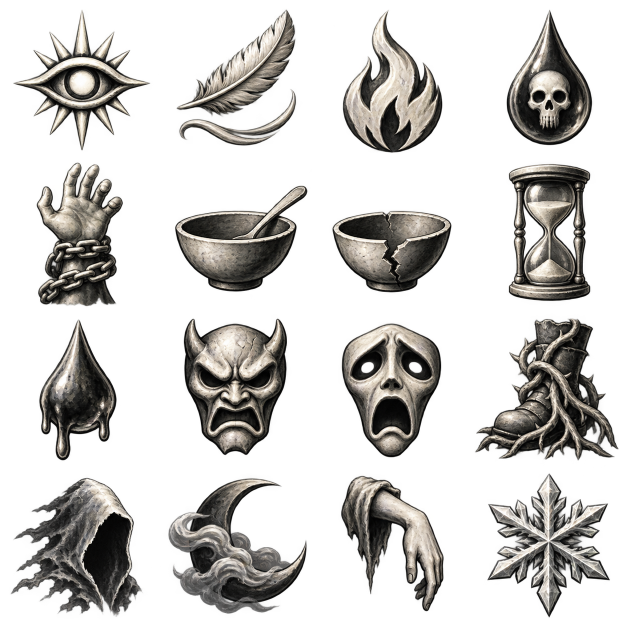
#> input picture tools/painted/sources/status/status-0.png, 1254 x 1254 px (shown at 1/2 size)
$ python -i status.py   (imports and definitions only)
#> lines starting #> are read from the running program, lines starting #| are printed output that depends on the picture
### tools/painted/inventory.py
"""Named inventory replacements packed from reviewed painted source cells.

IDs, art-index remaps and the remaining icons come from the pinned fogfix-era
semantic contract. Only explicitly named replacement pixels can change.
"""
from pathlib import Path
from functools import lru_cache
from io import BytesIO
import hashlib
import json
import subprocess
from PIL import Image, ImageEnhance
import numpy as np
from actors import parts, HEROES

HERE=Path(__file__).resolve().parent
ROOT=HERE.parents[1]
BASE='v1.1.0-painted-world'
SEMANTICS='desktop/src/test/resources/item-semantics.json'
# Chest concepts from the item-only sheet are replaced below with the matching
# mimic source. Other multi-state families retain their complete existing art.
RETAINED={'CHEST','LOCKED_CHEST','CRYSTAL_CHEST','EBONY_CHEST',
          'ARTIFACT_HORN1','ARTIFACT_CHALICE1','ARTIFACT_ROSE1','DART'}


def gutters(alpha, axis):
    projection=(alpha>=16).sum(axis=axis)
    length=len(projection);edges=[0]
    for i in (1,2,3):
        center=round(length*i/4);radius=round(length*.035)
        candidates=range(center-radius,center+radius+1)
        edges.append(min(candidates,key=lambda x:(int(projection[max(0,x-1):x+2].sum()),abs(x-center))))
    return edges+[length]


@lru_cache(None)
def base_file(path):
    return subprocess.check_output(['git','show',BASE+':'+path],cwd=ROOT)


# [105 lines left out: functions panels, icon, build, not called in this run]


def outputs():
    atlas,_,_=build()
    return {'sprites/items.png':atlas}


def semantic_bytes():
    _,semantics,_=build()
    return (json.dumps(semantics,indent=2)+'\n').encode('utf-8')

### tools/painted/status.py
"""Painted status symbols at four texture pixels per logical HUD pixel."""
import re
import numpy as np
from PIL import Image
from pack import HERE, ROOT
from inventory import gutters


def symbols():
    result=[]
    for sheet in range(6):
        source=Image.open(HERE/f'sources/status/status-{sheet}.png').convert('RGBA')
#> source is the input picture: PIL image 1254x1254 RGBA; mean R, G, B, A 40.1, 38.3, 35.5, 83.2
        alpha=np.asarray(source.getchannel('A'))
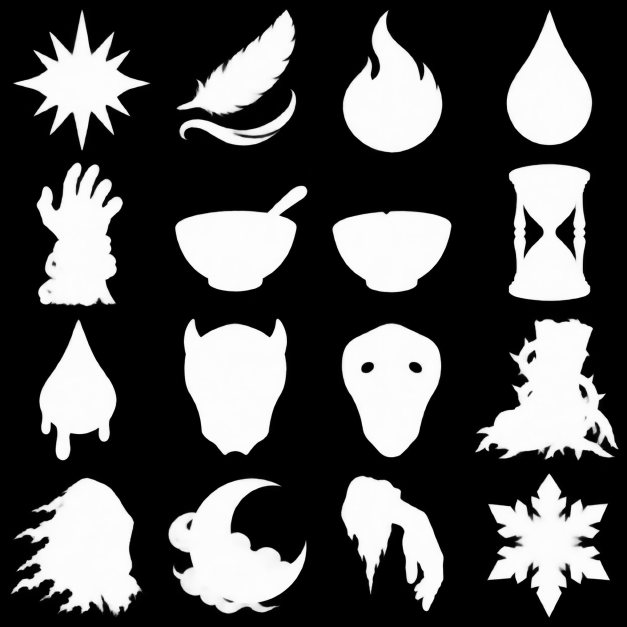
#> alpha: shape (1254, 1254) (shown at 1/2 size); min 0, max 255, mean 83.2
        assert alpha.min()==0, ('Missing transparent status background',sheet)
        xs,ys=gutters(alpha,0),gutters(alpha,1)
#> in gutters, `projection=(alpha>=16).sum(axis=axis)`: projection = 1254 values, max 1115 at index 1098, min 0 at index 0, mean 431.4
#> in gutters, `length = len(projection)`: length = 1254
#> the loop in gutters, `for i in (1,2,3):` made 3 passes
#> center on passes 1 to 3: 314, 627, 940
#> after the loop in gutters, `for i in (1,2,3):`: edges = [0, 314, 627, 940]
#> the loop in gutters (call 2), `for i in (1,2,3):` made 3 passes
#> xs = [0, 314, 627, 940, 1254]; ys = [0, 314, 627, 940, 1254]
        for row in range(4):
            for col in range(4):
                part=source.crop((xs[col],ys[row],xs[col+1],ys[row+1]))
                box=part.getchannel('A').point(lambda a:255 if a>=16 else 0).getbbox()
                assert box, ('Empty status',sheet,row,col)
                result.append(part.crop(box))
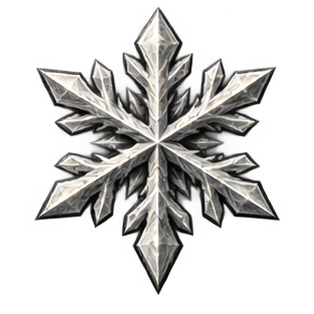
#> part: PIL image 314x314 RGBA; mean R, G, B, A 50.5, 49.4, 47.5, 83.4; transparent parts drawn white
#> after the loop, result = 16 items
    return result


def outputs():
    result={}
    art=symbols()
    for name,cell in [('buffs',28),('large_buffs',64)]:
        atlas=Image.new('RGBA',(cell*16,cell*8))
        # 0..85 are existing buff IDs; 86..88 are the overhead alert/question/sleep.
        for index,source in enumerate(art[:89]):
            scale=min((cell-4)/source.width,(cell-4)/source.height)
            im=source.resize((max(1,round(source.width*scale)),max(1,round(source.height*scale))),Image.Resampling.LANCZOS)
            pixels=np.array(im);pixels[pixels[:,:,3]<8]=0;im=Image.fromarray(pixels)
            atlas.alpha_composite(im,(index%16*cell+(cell-im.width)//2,index//16*cell+(cell-im.height)//2))
        assert atlas.crop((15*cell,7*cell,16*cell,8*cell)).getbbox() is None, 'NONE stays transparent'
        result[f'interfaces/{name}.png']=atlas
    # The named constants are the contract; new statuses cannot silently keep old pixels.
    text=(ROOT/'core/src/main/java/com/shatteredpixel/shatteredpixeldungeon/ui/BuffIndicator.java').read_text()
    for name,index in re.findall(r'public static final int (\w+)\s*=\s*(\d+);',text.split('public static final int SIZE_SMALL')[0]):
        assert int(index)<86 or name=='NONE',('Unmapped status icon',name,index)
    return result

#> (the run stopped early here; a loop or call above may not have finished)
